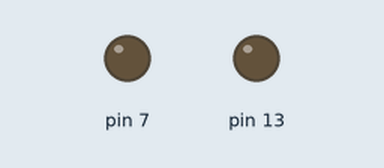
Bench run of a sketch on a simulated Arduino Uno, built with avr-gcc and run on an emulated ATmega328P. Shown: output pins drawn as LEDs (lit = HIGH). Pins used as bus, display or sensor lines are not drawn; what the sketch prints to the serial monitor is not drawn.

Above: at 0.1 s.
At 1.1 s:
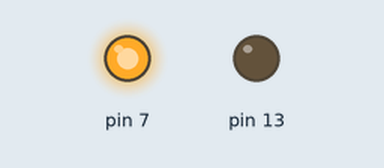
Timing chart, 0 to 2.6 s (numbered marks = the images above):
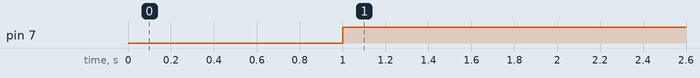

The sketch:

10_16520466_01a.ino
```cpp
int count = 0;

int hitung = 0;

int counter;

void setup()
{
  pinMode(0, OUTPUT);
  pinMode(7, OUTPUT);
  pinMode(13, OUTPUT);
  Serial.begin(9600);

}

void loop()
{
  for (counter = 0; counter < 3; ++counter) {
    digitalWrite(0, HIGH);
    delay(1000); // Wait for 1000 millisecond(s)
    digitalWrite(7, HIGH);
    delay(1000); // Wait for 1000 millisecond(s)
    digitalWrite(13, LOW);
    delay(5000); // Wait for 5000 millisecond(s)
    count += (0 + 1);
    Serial.print("hello world");
    Serial.println(count);
  }
}
```

Measured:
- by itself, pin 7: LOW → HIGH at 1.0 s
